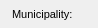
      <widget class="QWidget" name="Additionalinformation_10">
       <property name="geometry">
        <rect>
         <x>0</x>
         <y>0</y>
         <width>98</width>
         <height>28</height>
        </rect>
       </property>
       <attribute name="label">
        <string>Additional information</string>
       </attribute>
       <widget class="QLabel" name="label_streetaxis2_id">
        <property name="geometry">
         <rect>
          <x>14</x>
          <y>55</y>
          <width>83</width>
          <height>22</height>
         </rect>
        </property>
        <property name="font">
         <font>
          <pointsize>8</pointsize>
         </font>
        </property>
        <property name="frameShape">
         <enum>QFrame::NoFrame</enum>
        </property>
        <property name="frameShadow">
         <enum>QFrame::Plain</enum>
        </property>
        <property name="text">
         <string>Street 2:</string>
        </property>
        <property name="textFormat">
         <enum>Qt::AutoText</enum>
        </property>
        <property name="scaledContents">
         <bool>false</bool>
        </property>
        <property name="alignment">
         <set>Qt::AlignLeading|Qt::AlignLeft|Qt::AlignVCenter</set>
        </property>
        <property name="margin">
         <number>3</number>
        </property>
       </widget>
       <widget class="QLabel" name="label_comment">
        <property name="geometry">
         <rect>
          <x>15</x>
          <y>165</y>
          <width>90</width>
          <height>22</height>
         </rect>
        </property>
        <property name="font">
         <font>
          <pointsize>8</pointsize>
         </font>
        </property>
        <property name="frameShape">
         <enum>QFrame::NoFrame</enum>
        </property>
        <property name="frameShadow">
         <enum>QFrame::Plain</enum>
        </property>
        <property name="text">
         <string>Comment:</string>
        </property>
        <property name="textFormat">
         <enum>Qt::AutoText</enum>
        </property>
        <property name="scaledContents">
         <bool>false</bool>
        </property>
        <property name="alignment">
         <set>Qt::AlignLeading|Qt::AlignLeft|Qt::AlignVCenter</set>
        </property>
        <property name="margin">
         <number>3</number>
        </property>
       </widget>
       <widget class="QLabel" name="label_streetaxis_id">
        <property name="geometry">
         <rect>
          <x>14</x>
          <y>28</y>
          <width>99</width>
          <height>22</height>
         </rect>
        </property>
        <property name="font">
         <font>
          <pointsize>8</pointsize>
         </font>
        </property>
        <property name="frameShape">
         <enum>QFrame::NoFrame</enum>
        </property>
        <property name="frameShadow">
         <enum>QFrame::Plain</enum>
        </property>
        <property name="text">
         <string>Street:</string>
        </property>
        <property name="textFormat">
         <enum>Qt::AutoText</enum>
        </property>
        <property name="scaledContents">
         <bool>false</bool>
        </property>
        <property name="alignment">
         <set>Qt::AlignLeading|Qt::AlignLeft|Qt::AlignVCenter</set>
        </property>
        <property name="margin">
         <number>3</number>
        </property>
       </widget>
       <widget class="QLineEdit" name="postcode">
        <property name="geometry">
         <rect>
          <x>440</x>
          <y>5</y>
          <width>126</width>
          <height>18</height>
         </rect>
        </property>
        <property name="font">
         <font>
          <pointsize>8</pointsize>
         </font>
        </property>
        <property name="inputMask">
         <string/>
        </property>
        <property name="text">
         <string/>
        </property>
        <property name="frame">
         <bool>true</bool>
        </property>
       </widget>
       <widget class="QLabel" name="label_postcode">
        <property name="geometry">
         <rect>
          <x>355</x>
          <y>5</y>
          <width>83</width>
          <height>22</height>
         </rect>
        </property>
        <property name="font">
         <font>
          <pointsize>8</pointsize>
         </font>
        </property>
        <property name="frameShape">
         <enum>QFrame::NoFrame</enum>
        </property>
        <property name="frameShadow">
         <enum>QFrame::Plain</enum>
        </property>
        <property name="text">
         <string>Postcode:</string>
        </property>
        <property name="textFormat">
         <enum>Qt::AutoText</enum>
        </property>
        <property name="scaledContents">
         <bool>false</bool>
        </property>
        <property name="alignment">
         <set>Qt::AlignLeading|Qt::AlignLeft|Qt::AlignVCenter</set>
        </property>
        <property name="margin">
         <number>3</number>
        </property>
       </widget>
       <widget class="QLineEdit" name="num_value">
        <property name="geometry">
         <rect>
          <x>440</x>
          <y>240</y>
          <width>126</width>
          <height>18</height>
         </rect>
        </property>
        <property name="echoMode">
         <enum>QLineEdit::Normal</enum>
        </property>
       </widget>
       <widget class="QLineEdit" name="postcomplement">
        <property name="geometry">
         <rect>
          <x>505</x>
          <y>30</y>
          <width>60</width>
          <height>18</height>
         </rect>
        </property>
        <property name="font">
         <font>
          <pointsize>8</pointsize>
         </font>
        </property>
        <property name="inputMask">
         <string/>
        </property>
        <property name="text">
         <string/>
        </property>
        <property name="frame">
         <bool>true</bool>
        </property>
       </widget>
       <widget class="QLabel" name="label_muni_id">
        <property name="geometry">
         <rect>
          <x>12</x>
          <y>3</y>
          <width>90</width>
          <height>22</height>
         </rect>
        </property>
        <property name="font">
         <font>
          <pointsize>8</pointsize>
         </font>
        </property>
        <property name="frameShape">
         <enum>QFrame::NoFrame</enum>
        </property>
        <property name="frameShadow">
         <enum>QFrame::Plain</enum>
        </property>
        <property name="text">
         <string>Municipality:</string>
        </property>
        <property name="textFormat">
         <enum>Qt::AutoText</enum>
        </property>
        <property name="scaledContents">
         <bool>false</bool>
        </property>
        <property name="alignment">
         <set>Qt::AlignLeading|Qt::AlignLeft|Qt::AlignVCenter</set>
        </property>
        <property name="margin">
         <number>3</number>
        </property>
       </widget>
       <widget class="QComboBox" name="muni_id">
        <property name="geometry">
         <rect>
          <x>115</x>
          <y>5</y>
          <width>235</width>
          <height>18</height>
         </rect>
        </property>
        <property name="font">
         <font>
          <pointsize>8</pointsize>
         </font>
        </property>
       </widget>
       <widget class="QLineEdit" name="postcomplement2">
        <property name="geometry">
         <rect>
          <x>505</x>
          <y>55</y>
          <width>60</width>
          <height>18</height>
         </rect>
        </property>
        <property name="font">
         <font>
          <pointsize>8</pointsize>
         </font>
        </property>
        <property name="inputMask">
         <string/>
        </property>
        <property name="text">
         <string/>
        </property>
        <property name="frame">
         <bool>true</bool>
        </property>
       </widget>
       <widget class="QComboBox" name="streetaxis2_id">
        <property name="geometry">
         <rect>
          <x>115</x>
          <y>55</y>
          <width>235</width>
          <height>18</height>
         </rect>
        </property>
        <property name="font">
         <font>
          <pointsize>8</pointsize>
         </font>
        </property>
       </widget>
       <widget class="QLabel" name="label_postnumber">
        <property name="geometry">
         <rect>
          <x>355</x>
          <y>28</y>
          <width>83</width>
          <height>22</height>
         </rect>
        </property>
        <property name="font">
         <font>
          <pointsize>8</pointsize>
         </font>
        </property>
        <property name="frameShape">
         <enum>QFrame::NoFrame</enum>
        </property>
        <property name="frameShadow">
         <enum>QFrame::Plain</enum>
        </property>
        <property name="text">
         <string>Postnumber:</string>
        </property>
        <property name="textFormat">
         <enum>Qt::AutoText</enum>
        </property>
        <property name="scaledContents">
         <bool>false</bool>
        </property>
        <property name="alignment">
         <set>Qt::AlignLeading|Qt::AlignLeft|Qt::AlignVCenter</set>
        </property>
        <property name="margin">
         <number>3</number>
        </property>
       </widget>
       <widget class="QLabel" name="label_num_value">
        <property name="geometry">
         <rect>
          <x>355</x>
          <y>238</y>
          <width>86</width>
          <height>22</height>
         </rect>
        </property>
        <property name="font">
         <font>
          <pointsize>8</pointsize>
         </font>
        </property>
        <property name="frameShape">
         <enum>QFrame::NoFrame</enum>
        </property>
        <property name="frameShadow">
         <enum>QFrame::Plain</enum>
        </property>
        <property name="text">
         <string>Numeric value:</string>
        </property>
        <property name="textFormat">
         <enum>Qt::AutoText</enum>
        </property>
        <property name="scaledContents">
         <bool>false</bool>
        </property>
        <property name="alignment">
         <set>Qt::AlignLeading|Qt::AlignLeft|Qt::AlignVCenter</set>
        </property>
        <property name="margin">
         <number>3</number>
        </property>
       </widget>
       <widget class="QTextEdit" name="annotation">
        <property name="geometry">
         <rect>
          <x>115</x>
          <y>80</y>
          <width>451</width>
          <height>32</height>
         </rect>
        </property>
        <property name="frameShape">
         <enum>QFrame::StyledPanel</enum>
        </property>
        <property name="frameShadow">
         <enum>QFrame::Raised</enum>
        </property>
       </widget>
       <widget class="QLabel" name="label_link">
        <property name="geometry">
         <rect>
          <x>15</x>
          <y>238</y>
          <width>90</width>
          <height>22</height>
         </rect>
        </property>
        <property name="font">
         <font>
          <pointsize>8</pointsize>
         </font>
        </property>
        <property name="frameShape">
         <enum>QFrame::NoFrame</enum>
        </property>
        <property name="frameShadow">
         <enum>QFrame::Plain</enum>
        </property>
        <property name="text">
         <string>Link:</string>
        </property>
        <property name="textFormat">
         <enum>Qt::AutoText</enum>
        </property>
        <property name="scaledContents">
         <bool>false</bool>
        </property>
        <property name="alignment">
         <set>Qt::AlignLeading|Qt::AlignLeft|Qt::AlignVCenter</set>
        </property>
        <property name="margin">
         <number>3</number>
        </property>
       </widget>
       <widget class="QLabel" name="label_observ">
        <property name="geometry">
         <rect>
          <x>15</x>
          <y>125</y>
          <width>90</width>
          <height>22</height>
         </rect>
        </property>
        <property name="font">
         <font>
          <pointsize>8</pointsize>
         </font>
        </property>
        <property name="frameShape">
         <enum>QFrame::NoFrame</enum>
        </property>
        <property name="frameShadow">
         <enum>QFrame::Plain</enum>
        </property>
        <property name="text">
         <string>Observation:</string>
        </property>
        <property name="textFormat">
         <enum>Qt::AutoText</enum>
        </property>
        <property name="scaledContents">
         <bool>false</bool>
        </property>
        <property name="alignment">
         <set>Qt::AlignLeading|Qt::AlignLeft|Qt::AlignVCenter</set>
        </property>
        <property name="margin">
         <number>3</number>
        </property>
       </widget>
       <widget class="QLabel" name="label_annotation">
        <property name="geometry">
         <rect>
          <x>15</x>
          <y>85</y>
          <width>90</width>
          <height>22</height>
         </rect>
        </property>
        <property name="font">
         <font>
          <pointsize>8</pointsize>
         </font>
        </property>
        <property name="frameShape">
         <enum>QFrame::NoFrame</enum>
        </property>
        <property name="frameShadow">
         <enum>QFrame::Plain</enum>
        </property>
        <property name="text">
         <string>Annotation:</string>
        </property>
        <property name="textFormat">
         <enum>Qt::AutoText</enum>
        </property>
        <property name="scaledContents">
         <bool>false</bool>
        </property>
        <property name="alignment">
         <set>Qt::AlignLeading|Qt::AlignLeft|Qt::AlignVCenter</set>
        </property>
        <property name="margin">
         <number>3</number>
        </property>
       </widget>
       <widget class="QLineEdit" name="postnumber2">
        <property name="geometry">
         <rect>
          <x>440</x>
          <y>55</y>
          <width>60</width>
          <height>18</height>
         </rect>
        </property>
        <property name="font">
         <font>
          <pointsize>8</pointsize>
         </font>
        </property>
        <property name="inputMask">
         <string/>
        </property>
        <property name="text">
         <string/>
        </property>
        <property name="frame">
         <bool>true</bool>
        </property>
       </widget>
       <widget class="QComboBox" name="streetaxis_id">
        <property name="geometry">
         <rect>
          <x>115</x>
          <y>30</y>
          <width>235</width>
          <height>18</height>
         </rect>
        </property>
        <property name="font">
         <font>
          <pointsize>8</pointsize>
         </font>
        </property>
       </widget>
       <widget class="QLineEdit" name="postnumber">
        <property name="geometry">
         <rect>
          <x>440</x>
          <y>30</y>
          <width>60</width>
          <height>18</height>
         </rect>
        </property>
        <property name="font">
         <font>
          <pointsize>8</pointsize>
         </font>
        </property>
        <property name="inputMask">
         <string/>
        </property>
        <property name="text">
         <string/>
        </property>
        <property name="frame">
         <bool>true</bool>
        </property>
       </widget>
       <widget class="QTextEdit" name="observ">
        <property name="geometry">
         <rect>
          <x>115</x>
          <y>120</y>
          <width>451</width>
          <height>32</height>
         </rect>
        </property>
       </widget>
       <widget class="QLabel" name="label_postnumber2">
        <property name="geometry">
         <rect>
          <x>355</x>
          <y>50</y>
          <width>86</width>
          <height>22</height>
         </rect>
        </property>
        <property name="font">
         <font>
          <pointsize>8</pointsize>
         </font>
        </property>
        <property name="frameShape">
         <enum>QFrame::NoFrame</enum>
        </property>
        <property name="frameShadow">
         <enum>QFrame::Plain</enum>
        </property>
        <property name="text">
         <string>Postnumber 2:</string>
        </property>
        <property name="textFormat">
         <enum>Qt::AutoText</enum>
        </property>
        <property name="scaledContents">
         <bool>false</bool>
        </property>
        <property name="alignment">
         <set>Qt::AlignLeading|Qt::AlignLeft|Qt::AlignVCenter</set>
        </property>
        <property name="margin">
         <number>3</number>
        </property>
       </widget>
       <widget class="QLabel" name="label_descript_2">
        <property name="geometry">
         <rect>
          <x>15</x>
          <y>205</y>
          <width>91</width>
          <height>22</height>
         </rect>
        </property>
        <property name="font">
         <font>
          <pointsize>8</pointsize>
         </font>
        </property>
        <property name="frameShape">
         <enum>QFrame::NoFrame</enum>
        </property>
        <property name="frameShadow">
         <enum>QFrame::Plain</enum>
        </property>
        <property name="text">
         <string>Description:</string>
        </property>
        <property name="textFormat">
         <enum>Qt::AutoText</enum>
        </property>
        <property name="scaledContents">
         <bool>false</bool>
        </property>
        <property name="alignment">
         <set>Qt::AlignLeading|Qt::AlignLeft|Qt::AlignVCenter</set>
        </property>
        <property name="margin">
         <number>3</number>
        </property>
       </widget>
       <widget class="QTextEdit" name="link">
        <property name="enabled">
         <bool>false</bool>
        </property>
        <property name="geometry">
         <rect>
          <x>115</x>
          <y>240</y>
          <width>235</width>
          <height>18</height>
         </rect>
        </property>
        <property name="verticalScrollBarPolicy">
         <enum>Qt::ScrollBarAlwaysOff</enum>
        </property>
        <property name="horizontalScrollBarPolicy">
         <enum>Qt::ScrollBarAlwaysOff</enum>
        </property>
       </widget>
       <widget class="QTextEdit" name="comment">
        <property name="geometry">
         <rect>
          <x>115</x>
          <y>160</y>
          <width>451</width>
          <height>32</height>
         </rect>
        </property>
        <property name="frameShadow">
         <enum>QFrame::Sunken</enum>
        </property>
        <property name="lineWidth">
         <number>1</number>
        </property>
       </widget>
       <widget class="QTextEdit" name="descript">
        <property name="geometry">
         <rect>
          <x>115</x>
          <y>200</y>
          <width>451</width>
          <height>32</height>
         </rect>
        </property>
       </widget>
      </widget>
